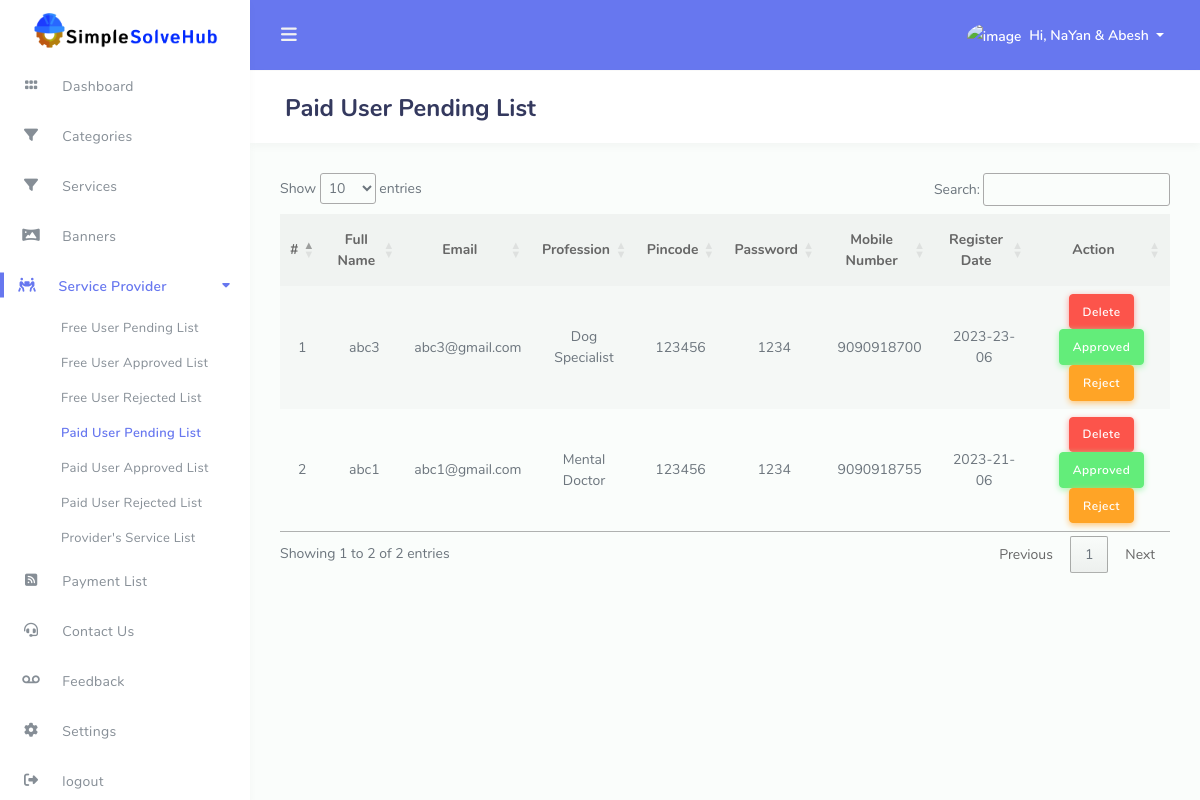
The page /admin/paid_user_pending_list.php on the database its author committed.
### tables this page shows
CREATE TABLE `register` (
  `id` int(11) NOT NULL,
  `full_name` text NOT NULL,
  `email` text NOT NULL,
  `profession` text NOT NULL,
  `pincode` text NOT NULL,
  `password` text NOT NULL,
  `mobile_number` text NOT NULL,
  `register_date` text NOT NULL,
  `user_type` text NOT NULL,
  `status` text NOT NULL,
  `auth` text NOT NULL
);

### admin/paid_user_pending_list.php (the view, shortened to what this page needs)
<?php
include('../config/db_con.php');
require './assets/components/head.php' ?>
</head>
<body>
  <div id="app">
    <div class="main-wrapper main-wrapper-1">
      <div class="navbar-bg"></div>
      <?php  require './assets/components/navbar.php' ?>
      <?php  require './assets/components/sidebar.php' ?>
      <div class="main-content">
        <section class="section">
          <div class="section-header d-flex justify-content-between">
            <h1>Paid User Pending List</h1>
          </div>
          <div class="row">
              <div class="col-12">
                    <div class="table-responsive">
                      <table class="table table-striped" id="myTable">
                        <thead>
                          <tr>
                            <th class="text-center">
                              #
                            </th>
                            <th>Full Name</th>
                            <th>Email</th>
                            <th>Profession</th>
                            <th>Pincode</th>
                            <th>Password</th>
                            <th>Mobile Number</th>
                            <th>Register Date</th>
                            <th>Action</th>
                          </tr>
                        </thead>
                        <tbody>
                        <?php
                              $sql="SELECT * FROM `register` WHERE user_type='Paid User' AND status='Pending' order by id desc";
                              $data=mysqli_query($conn,$sql);
                              $i=1;
                              while($result=mysqli_fetch_assoc($data))
                              {
                                ?>
                                 <tr>
                                   <td> <?php echo $i;$i++; ?></td>
                                   <td><?php echo $result['full_name']?></td>
                                   <td><?php echo $result['email'] ?></td>
                                   <td><?php echo $result['profession'] ?></td>
                                   <td><?php echo $result['pincode'] ?></td>
                                   <td><?php echo $result['password'] ?></td>
                                   <td><?php echo $result['mobile_number'] ?></td>
                                   <td><?php echo $result['register_date'] ?></td>
                                   <td>
                                     <div class="btns">
                                        <a href="delete_pending_user.php?del=<?php echo $result['id'] ?>" class="btn btn-danger">Delete</a>
                                        <a href="paid_user_approved_button.php?app=<?php echo $result['id'] ?>" class="btn btn-success">Approved</a>
                                        <a href="paid_user_reject_button.php?rej=<?php echo $result['id'] ?>" class="btn btn-warning">Reject</a>
                                     </div>
                                   </td>
                                 </tr>
                                <?php
                              }
                          ?>
                        </tbody>
                      </table>
                    </div>
                  </div>
                </div>
        </section>
      </div>
    </div>
  </div>
</body>
</html>

### admin/assets/css/custom.css (style rules this page uses)
th,td { text-align: center !important; vertical-align: middle !important; }

### rows shown on the page
register: full_name "abc3", email "abc3@gmail.com", profession "Dog Specialist", pincode "123456", password "1234", mobile_number "9090918700", register_date "2023-23-06"
register: full_name "abc1", email "abc1@gmail.com", profession "Mental Doctor", pincode "123456", password "1234", mobile_number "9090918755", register_date "2023-21-06"
